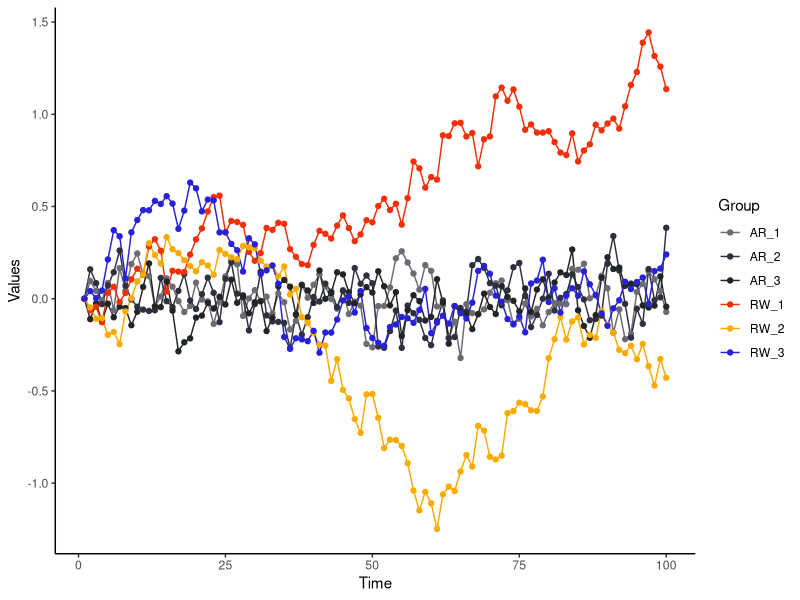
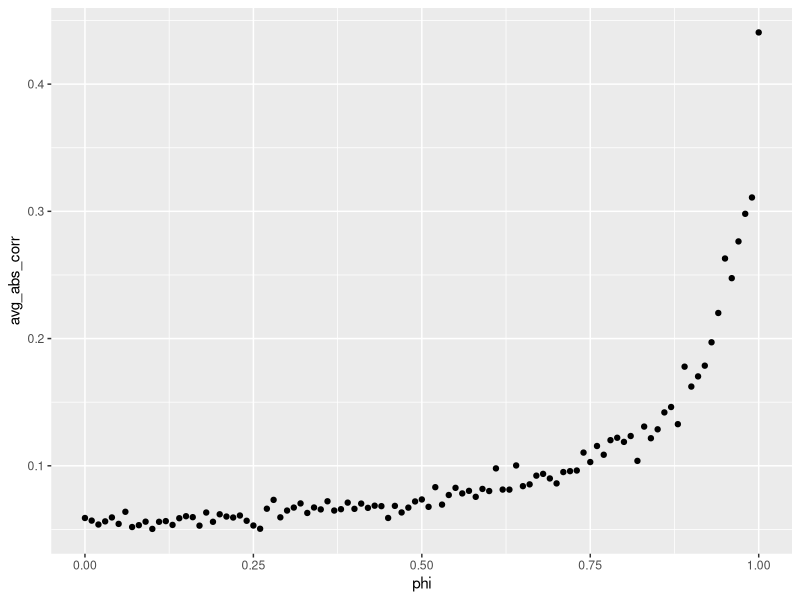
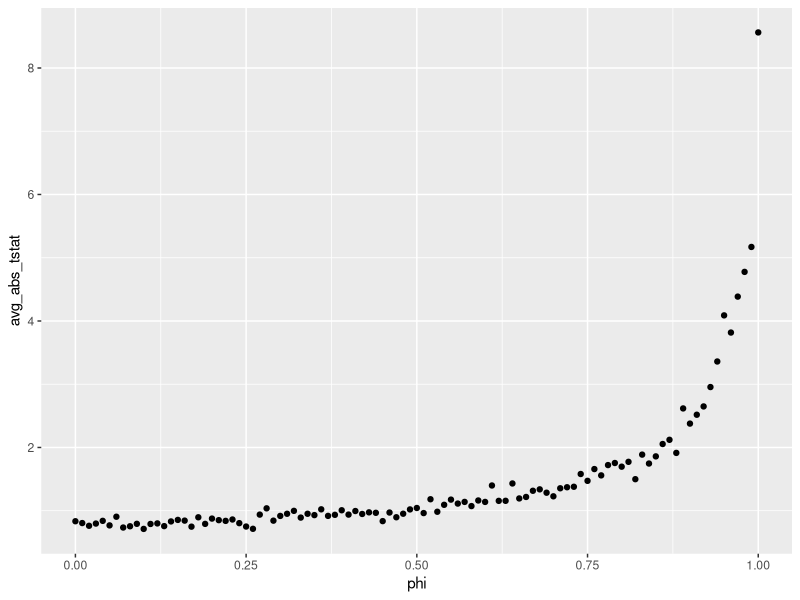
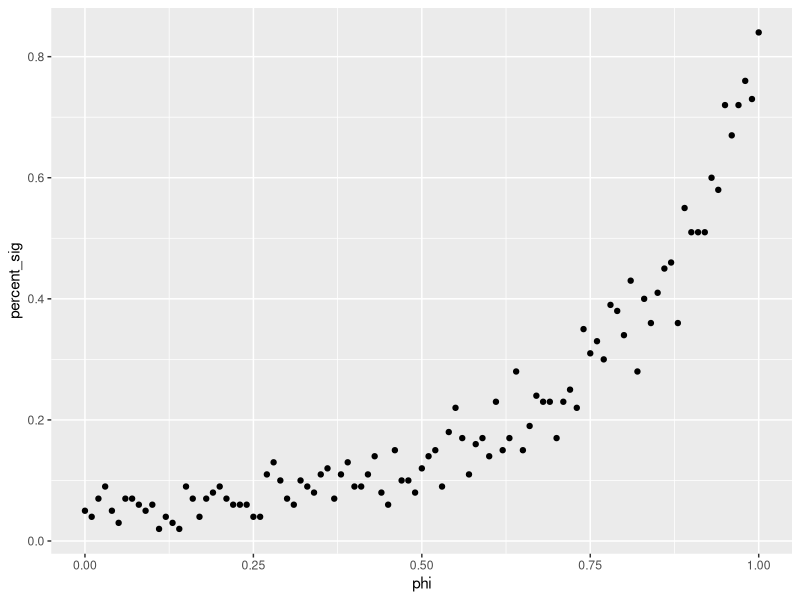

Recreate these plots in R, in order.
## ---- chunk 1
library(tidyverse)
library(gridExtra)
library(kableExtra)
options(kableExtra.html.bsTable = T)
## ---- chunk 2
simulate_ar <- function(n, phi, sigma = .1) {
  y <- rep(0, n)
  for (t in seq(2, n)) {
    y[t] <- phi*y[t-1] + rnorm(1, 0, sigma)
  }
  y
}
## ---- chunk 3
n <- 100
set.seed(1)
 
rw1 <- simulate_ar(n, phi = 1)
rw2 <- simulate_ar(n, phi = 1)
rw3 <- simulate_ar(n, phi = 1)

ar1 <- simulate_ar(n, phi = 0.5)
ar2 <- simulate_ar(n, phi = 0.5)
ar3 <- simulate_ar(n, phi = 0.5)
## ---- chunk 4
combinedPlot <- data.frame(
  Time = rep(seq.int(1,100), 3), 
  Values = c(ar1, ar2, ar3, rw1, rw2, rw3),
  Group = rep(c('AR_1', 'AR_2', 'AR_3', 'RW_1', 'RW_2', 'RW_3'), each = 100)
  ) %>% 
  mutate(Group = factor(Group))

combinedPlot %>%
  ggplot(aes(x = Time, y = Values,  colour = `Group`)) + 
  geom_line() +
  geom_point() + 
  theme_classic() + 
  scale_colour_manual(values = c('#6C6B74', '#2E303E', '#212624', '#F22F08', '#FAAB00', '#2721DB'))
## ---- chunk 5
library(kableExtra)
## ---- chunk 6
t1 <- round(cor(cbind(red = rw1, green = rw2, blue = rw3)), 2)
t2 <- round(cor(cbind(red = ar1, green = ar2, blue = ar3)), 2)
t1 %>%
  kable(caption = 'Random Walk Corr') %>%
  kable_styling(bootstrap_options = "striped", full_width = F, position = "center")
## ---- chunk 7
t2 %>%
    kable(caption = 'AR1 Corr') %>%
    kable_styling(bootstrap_options = "striped", full_width = F, position = "center")
## ---- chunk 8
set.seed(1)
 
times <- 100 #number of times you want to simulate the corr between the ARs
ns <- c(50, 100, 200, 500, 1000, 2000) #number of observations for each AR process
 
comb <- expand.grid(times = seq(times), n = ns)

res <- matrix(NA, nrow = nrow(comb), ncol = 5)
colnames(res) <- c('ix', 'n', 'cor', 'tstat', 'pval')

for (i in seq(nrow(comb))){
  n <- comb[i, 2]
  ix <- comb[i, 1]
  test <- cor.test(simulate_ar(n, phi = 1), simulate_ar(n, phi = 1))
  res[i, ] <- c(ix, n, test$estimate, test$statistic, test$p.value)
}
 
tab <- data.frame(res) %>% 
  group_by(n) %>% 
  summarize(
    avg_abs_corr = mean(abs(cor)),
    avg_abs_tstat = mean(abs(tstat)),
    percent_sig = mean(pval < .05)
  ) %>% data.frame
 
round(tab, 2)
## ---- chunk 9
# Simulate 2 ARs and find the regression coef between them
regress_ar <- function(n, phi, sigma){
  y <- simulate_ar(n, phi, sigma)
  x <- simulate_ar(n, phi, sigma)
  return(coef(summary(lm(y ~ x)))[2, c(1, 2, 3)])
}
 
bootstrap_limit <- function(ns, phi, sigma, times = 200) {
  #Create empty matrix that records 3 values; simulation index n, regression coefficient, and 
  #t-stat of regression coef
  res <- matrix(NA, nrow = times * length(ns), ncol = 4)
  colnames(res) <- c('n', 'b1', 'std.error', 'tstat')
 
  ix <- 1
  for (n in ns) { #Looping across the 6 series lengths
    for (i in seq(times)) { #Generate `times` number of runs for each series length
      coefs <- regress_ar(n, phi, sigma)
      res[ix, ] <- c(n, coefs)
      ix <- ix + 1
    }
  }
  return(data.frame(res))
}
 
set.seed(1)
ns <- c(100, 200, 500, 1000, 2000)
res_ar <- bootstrap_limit(ns, .5, .1)
res_rw <- bootstrap_limit(ns,  1, .1)
## ---- chunk 10
## Chart for beta
# t1 <- res_ar %>%
#   ggplot(aes(x = factor(n), y = b1)) +
#   geom_boxplot(outlier.shape = NA) +
#   theme_classic() +
#   ggtitle('B1 of AR with different lengths')
# 
# t2 <- res_rw %>%
#   ggplot(aes(x = factor(n), y = b1)) +
#   geom_boxplot(outlier.shape = NA) +
#   theme_classic() +
#   ggtitle('B1 of random walks with different lengths')
# 
# ggpubr::ggarrange(t1, t2)

## Chart for t-stat
# t1 <- res_ar %>%
#   mutate(std.error.dividedSampleSize = std.error/sqrt(n)) %>%
#   ggplot(aes(x = factor(n), y = std.error.dividedSampleSize)) +
#   geom_boxplot(outlier.shape = NA) +
#   theme_classic() +
#   ggtitle('std.error/sqrt(n) of B1 (AR) with different lengths') +
#   theme(plot.title = element_text(size = 11))
# 
# t2 <- res_rw %>%
#   mutate(std.error.dividedSampleSize = std.error/sqrt(n)) %>%
#   ggplot(aes(x = factor(n), y = std.error.dividedSampleSize)) +
#   geom_boxplot(outlier.shape = NA) +
#   theme_classic() +
#   ggtitle('std.error/sqrt(n) of B1 (random walk) with different lengths') +
#   theme(plot.title = element_text(size = 11))
# 
# ggpubr::ggarrange(t1, t2)

## Chart for t-stat
# t1 <- res_ar %>%
#   ggplot(aes(x = factor(n), y = tstat)) +
#   geom_boxplot(outlier.shape = NA) +
#   theme_classic() +
#   ggtitle('t-stat of B1 (AR) with different lengths')
# 
# t2 <- res_rw %>%
#   ggplot(aes(x = factor(n), y = tstat)) +
#   geom_boxplot(outlier.shape = NA) +
#   theme_classic() +
#   ggtitle('t-stat of B1 (random walk) with different lengths')
# 
# ggpubr::ggarrange(t1, t2)

## ---- chunk 11
set.seed(1)
 
n <- 200
times <- 100
phis <- seq(0, 1, .01)
comb <- expand.grid(times = seq(times), n = n, phis)
ncomb <- nrow(comb)
 
res <- matrix(NA, nrow = ncomb, ncol = 6)
colnames(res) <- c('ix', 'n', 'phi', 'cor', 'tstat', 'pval')
 
for (i in seq(ncomb)) {
  ix <- comb[i, 1]
  n <- comb[i, 2]
  phi <- comb[i, 3]
  
  test <- cor.test(simulate_ar(n, phi = phi), simulate_ar(n, phi = phi))
  res[i, ] <- c(ix, n, phi, test$estimate, test$statistic, test$p.value)
}
 
dat <- data.frame(res) %>% 
  group_by(phi) %>% 
  summarize(
    avg_abs_corr = mean(abs(cor)),
    avg_abs_tstat = mean(abs(tstat)),
    percent_sig = mean(pval < .05)
  )

dat %>%
  ggplot(aes(x = phi, y = avg_abs_corr)) +
  geom_point()
## ---- chunk 12
dat %>%
  ggplot(aes(x = phi, y = avg_abs_tstat)) +
  geom_point()
## ---- chunk 13
dat %>%
  ggplot(aes(x = phi, y = percent_sig)) +
  geom_point()
